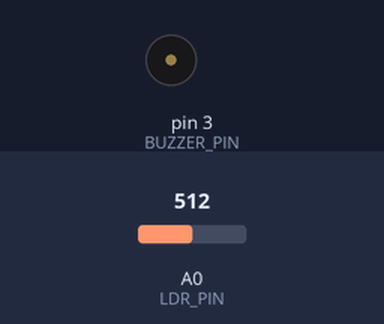
Bench run of a sketch on a simulated Arduino Uno, built with avr-gcc and run on an emulated ATmega328P. Shown: buzzer (waves = sounding). The test bench sets the inputs (shaded band); at power-on: A0 (LDR_PIN) = 512.

Above: at 1.2 s.
1.3 s: A0 (LDR_PIN) set to 263
2.8 s: A0 (LDR_PIN) set to 238
At 4.4 s:
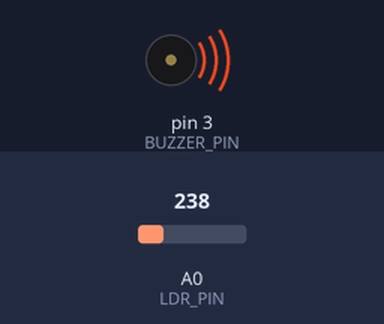
4.7 s: A0 (LDR_PIN) set to 306
7.0 s: A0 (LDR_PIN) set to 122
At 7.22 s:
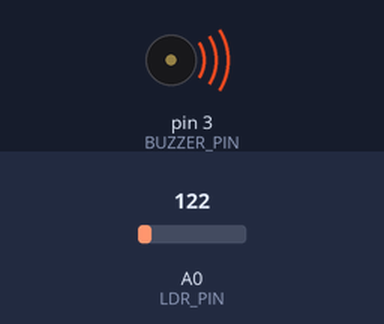
Timing chart, 0 to 9.9 s (numbered marks = the images above; inputs shaded):
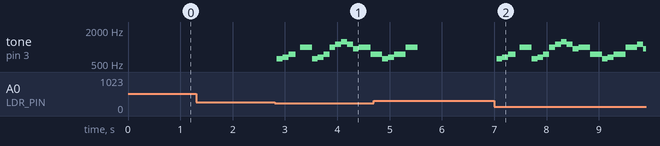

Measured:
- the behaviour switches between 250 and 249 on A0 (LDR_PIN) (found by bisection; images 0 and 1)
- after the input at 1.3 s, every drawn part: stays the same
- after the input at 2.8 s, tone on pin 3 (BUZZER_PIN): plays 622 Hz for 0.11 s, 659 Hz for 0.11 s, 740 Hz for 0.14 s, 988 Hz for 0.22 s, 622 Hz for 0.11 s, 659 Hz for 0.11 s … (14 notes in this stretch), starting at once
- after the input at 7.0 s, tone on pin 3 (BUZZER_PIN): plays 622 Hz for 0.11 s, 659 Hz for 0.11 s, 740 Hz for 0.14 s, 988 Hz for 0.22 s, 622 Hz for 0.11 s, 659 Hz for 0.11 s … (20 notes in this stretch), starting at once

The sketch:

melody.ino
```cpp
#define BUZZER_PIN 3
#define LDR_PIN A0

void setup() {
  pinMode(BUZZER_PIN, OUTPUT);
}

const int mute = 5000;
/* 1/16 = 4
   1/8 = 8
*/
const int parts_in_beat = 64;
const int beat_time = 1792;/* 64 * 7 * 4*/
const int note_shift = 7;
const int base_frequency = 440;
const int note_freq[] = {
  220, 233, 247, 262, 277, 294, 311, 330, 349, 370, 392, 415,
  440, 466, 494, 523, 554, 587, 622, 659, 698, 740, 784, 831,
  880, 932, 988, 1047, 1109, 1175, 1245, 1319, 1397, 1480, 1568, 1661,
  1760, 1865, 1976, 2093, 2217, 2349
};
const int note_count = sizeof(note_freq) / sizeof(note_freq[0]);
const int pattern_size = 250;//Outro: 223;//Section B: 116;//Section A: 107;// Intro: 27
const int time_pattern[pattern_size] = {
  //Intro
  4, 4, 5, 3, 8, 4, 4, 4, 4, 4, 4, 4, 4, 8,
  8, 4, 4, 8, 8, 4, 4, 4, 4, 4, 4, 4, 4,

  //Section A
  8, 8, 4, 8, 4, 4, 4, 7, 1, 8, 8,
  7, 1, 4, 4, 4, 4, 4, 4, 4, 4, 4, 4, 4, 4, 4, 4,
  8, 8, 4, 4, 4, 4, 4, 4, 4, 4, 4, 4, 4, 4,
  8, 4, 4, 4, 4, 4, 4, 4, 4, 8, 8, 8,

  8, 8, 4, 8, 4, 4, 4, 7, 1, 8, 8,
  7, 1, 4, 4, 4, 4, 4, 4, 4, 4, 4, 4, 4, 4, 4, 4,
  8, 8, 4, 4, 4, 4, 4, 4, 4, 4, 4, 4, 4, 4,
  8, 4, 4, 4, 4, 4, 4, 4, 4, 8, 7, 1, 8,

  //Section B
  8, 4, 4, 8, 4, 4, 4, 4, 4, 4, 4, 4, 4, 4,
  7, 1, 8, 4, 4, 4, 4, 4, 4, 4, 4, 4, 4, 4, 4,
  8, 4, 4, 8, 4, 4, 3, 1, 4, 4, 4, 4, 4, 4, 4,
  7, 1, 4, 4, 4, 4, 4, 4, 4, 4, 4, 4, 8, 8,

  8, 4, 4, 8, 4, 4, 4, 4, 4, 4, 4, 4, 4, 4,
  7, 1, 8, 4, 4, 4, 4, 4, 4, 4, 4, 4, 4, 4, 4,
  8, 4, 4, 8, 4, 4, 3, 1, 4, 4, 4, 4, 4, 4, 4,
  7, 1, 4, 4, 4, 4, 4, 4, 4, 4, 4, 4, 8, 8,

  // Outro
  //  8, 8, 4, 8, 4, 4, 4, 7, 1, 8, 8,
  //  7, 1, 4, 4, 4, 4, 4, 4, 4, 4, 4, 4, 4, 4, 4, 4,
  //  8, 8, 4, 4, 4, 4, 4, 4, 4, 4, 4, 4, 4, 4,
  //  8, 4, 4, 4, 4, 4, 4, 4, 4, 8, 8, 8,
  //
  //  8, 8, 4, 8, 4, 4, 4, 7, 1, 8, 8,
  //  7, 1, 4, 4, 4, 4, 4, 4, 4, 4, 4, 4, 4, 4, 4, 4,
  //  8, 8, 4, 4, 4, 4, 4, 4, 4, 4, 4, 4, 4, 4,
  //  8, 4, 4, 4, 4, 4, 4, 4, 4, 8, 7, 1, 8,
  //
  //  8, 4, 4, 8, 4, 4, 4, 4, 4, 4, 4, 4, 4, 4,
  //  7, 1, 8, 4, 4, 4, 4, 4, 4, 4, 4, 4, 4, 4, 4,
  //  8, 4, 4, 8, 4, 4, 3, 1, 4, 4, 4, 4, 4, 4, 4,
  //  7, 1, 4, 4, 4, 4, 4, 4, 4, 4, 4, 4, 8, 8,
  //
  //  8, 4, 4, 8, 4, 4, 4, 4, 4, 4, 4, 4, 4, 4,
  //  7, 1, 8, 4, 4, 4, 4, 4, 4, 4, 4, 4, 4, 4, 4,
  //  8, 4, 4, 8, 4, 4, 3, 1, 4, 4, 4, 4, 4, 4, 4,
  //  7, 1, 4, 4, 4, 4, 4, 4, 4, 4, 4, 4, 8, 8,
};
const int note_pattern[pattern_size] = {
  //Intro
  11, 12, 14, mute, 19, 11, 12, 14, 19, 21, 23, 21, 18, 19,
  14, 11, 12, 14, 19, 21, 18, 19, 21, 24, 23, 24, 21,

  //Section A
  14, 16, 9, 11, 7, 10, 9, 7, mute, 7, 9, //11 notes
  10, mute, 10, 9, 7, 9, 10, 14, 16, 11, 14, 9, 11, 7, 9, 7, //16 notes
  11, 14, 16, 11, 14, 9, 11, 7, 9, 11, 10, 9, 7, 9, //14 notes
  10, 7, 9, 11, 14, 9, 11, 9, 7, 9, 7, 9, //12 notes

  14, 16, 9, 11, 7, 10, 9, 7, mute, 7, 9, //11 notes
  10, mute, 10, 9, 7, 9, 10, 14, 16, 11, 14, 9, 11, 7, 9, 7, //16 notes
  11, 14, 16, 11, 14, 9, 11, 7, 9, 11, 10, 9, 7, 9, //14 notes
  10, 7, 9, 11, 14, 9, 11, 9, 7, 9, 7, mute, 7, //13 notes

  //Section B
  7, 2, 4, 7, 2, 4, 7, 9, 11, 7, 12, 11, 12, 14, //14 notes
  7, mute, 7, 2, 4, 7, 2, 12, 11, 9, 7, 2, -1, 0, 2, //15 notes
  7, 2, 4, 7, 2, 4, 7, mute, 7, 9, 11, 7, 2, 4, 2, //15 notes
  7, mute, 7, 6, 7, 2, 4, 7, 12, 11, 12, 14, 7, 6, //14 notes

  7, 2, 4, 7, 2, 4, 7, 9, 11, 7, 12, 11, 12, 14, //14 notes
  7, mute, 7, 2, 4, 7, 2, 12, 11, 9, 7, 2, -1, 0, 2, //15 notes
  7, 2, 4, 7, 2, 4, 7, mute, 7, 9, 11, 7, 2, 4, 2, //15 notes
  7, mute, 7, 6, 7, 2, 4, 7, 12, 11, 12, 14, 7, 9, //14 notes

  // Outro
  //  14, 16, 9, 11, 7, 10, 9, 7, mute, 7, 9, //11 notes
  //  10, mute, 10, 9, 7, 9, 10, 14, 16, 11, 14, 9, 11, 7, 9, 7, //16 notes
  //  11, 14, 16, 11, 14, 9, 11, 7, 9, 11, 10, 9, 7, 9, //14 notes
  //  10, 7, 9, 11, 14, 9, 11, 9, 7, 9, 7, 9, //12 notes
  //
  //  14, 16, 9, 11, 7, 10, 9, 7, mute, 7, 9, //11 notes
  //  10, mute, 10, 9, 7, 9, 10, 14, 16, 11, 14, 9, 11, 7, 9, 7, //16 notes
  //  11, 14, 16, 11, 14, 9, 11, 7, 9, 11, 10, 9, 7, 9, //14 notes
  //  10, 7, 9, 11, 14, 9, 11, 9, 7, 9, 7, mute, 7, //13 notes
  //
  //  7, 2, 4, 7, 2, 4, 7, 9, 11, 7, 12, 11, 12, 14, //14 notes
  //  7, mute, 7, 2, 4, 7, 2, 12, 11, 9, 7, 2, -1, 0, 2, //15 notes
  //  7, 2, 4, 7, 2, 4, 7, mute, 7, 9, 11, 7, 2, 4, 2, //15 notes
  //  7, mute, 7, 6, 7, 2, 4, 7, 12, 11, 12, 14, 7, 6, //14 notes
  //
  //  7, 2, 4, 7, 2, 4, 7, 9, 11, 7, 12, 11, 12, 14, //14 notes
  //  7, mute, 7, 2, 4, 7, 2, 12, 11, 9, 7, 2, -1, 0, 2, //15 notes
  //  7, 2, 4, 7, 2, 4, 7, mute, 7, 9, 11, 7, 2, 4, 2, //15 notes
  //  7, mute, 7, 6, 7, 2, 4, 7, 12, 11, 12, 14, 7, 9, //14 notes
};
const int soundStartAfter = 500;
const int soundStartBefore = 250;

bool play = false;
int note_id = 0;

const int maxDecay = 5;
int decay = 0;

int note_to_freq(int note) {
  int elem_count = sizeof(note_freq) / sizeof(note_freq[0]);
  if (note < 0 || note >= note_count) {
    return note_freq[0];
  }
  return note_freq[note + note_shift];
}

void loop() {
  int val, frequency;
  val = analogRead(LDR_PIN);

  if (val < soundStartBefore) {
    //  if (val > soundStartAfter && !play) {
    decay++;
  } else {
    decay--;
  }

  if(decay>=maxDecay){
    decay = maxDecay;
    if (!play) {
      play = true;
      note_id = 0;
    }
  }

  if(decay<=0){
    decay = 0;
    play = false;
    noTone(BUZZER_PIN);
  }
  if (play) {
    if (note_id >= pattern_size) {
      play = false;
      noTone(BUZZER_PIN);
    } else {
      if (note_pattern[note_id] == mute) {
        noTone(BUZZER_PIN);
      } else {
        frequency = note_to_freq(note_pattern[note_id]);
        tone(BUZZER_PIN, frequency);
      }
      delay(time_pattern[note_id] * (beat_time / parts_in_beat));
      note_id++;
    }
  }else{
    delay(10);
  }
}
```
